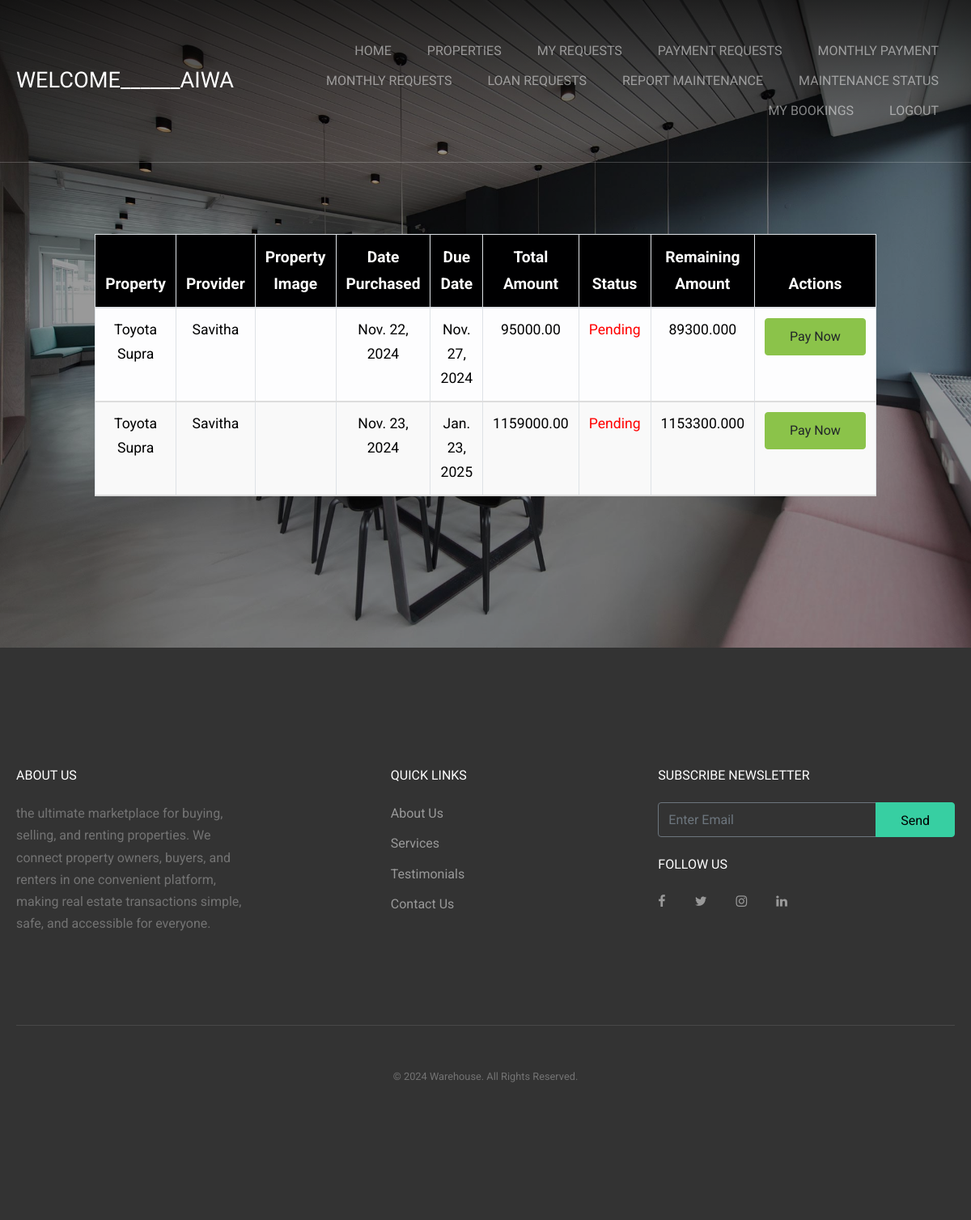
The app's page /pay_remaining/ (signed in), older data.
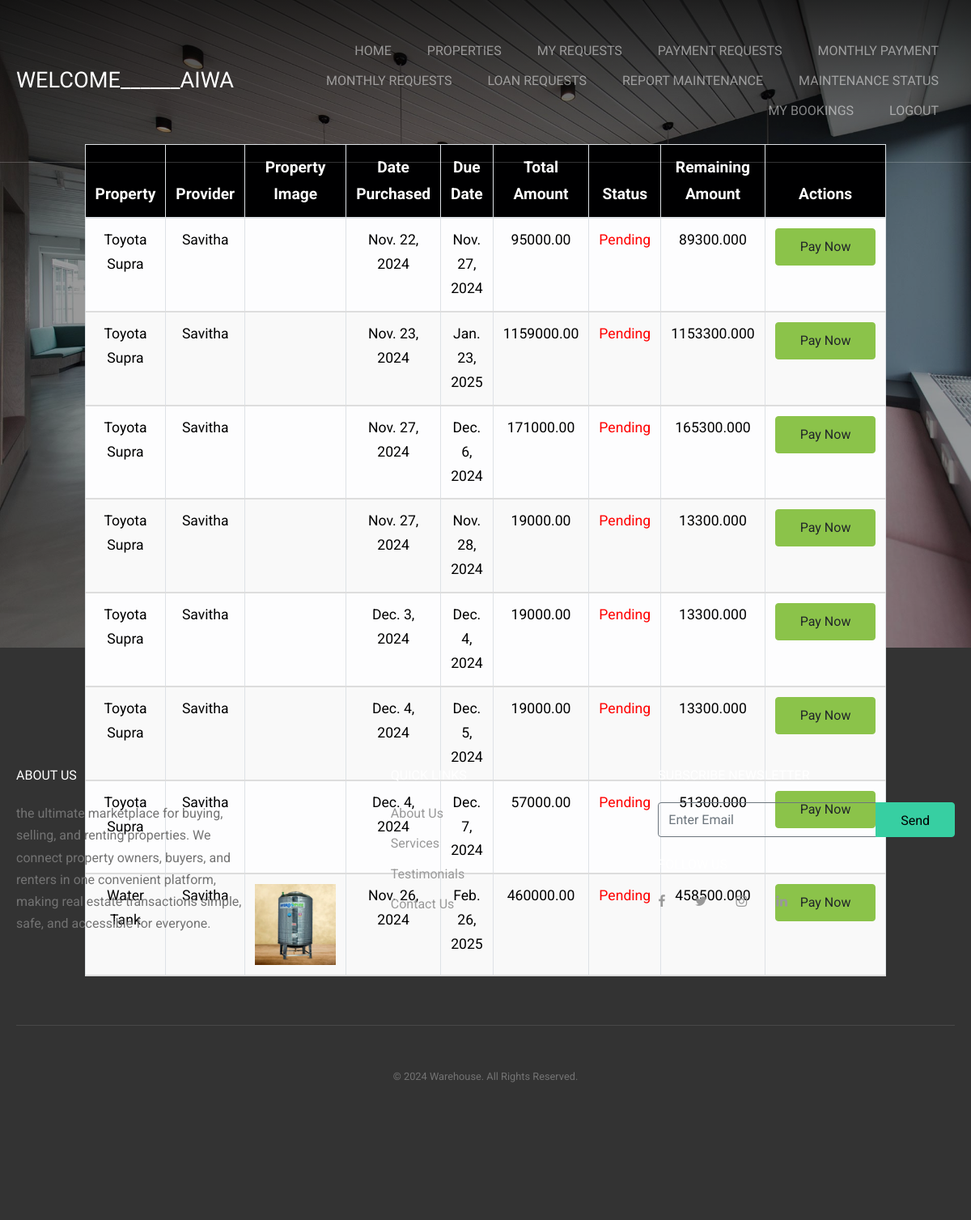
The same page, newer data.
### blockchain/models.py (models this page shows, shortened)
class Payment(models.Model):
    agreement = models.ForeignKey(RentalAgreement, on_delete=models.CASCADE)
    amount = models.DecimalField(max_digits=10, decimal_places=2)
    due_date = models.DateField()
    payment_date = models.DateField(null=True, blank=True)
    status = models.CharField(max_length=20, choices=[('pending', 'Pending'), ('paid', 'Paid')])

class RentalAgreement(models.Model):
    tenant = models.ForeignKey(User, on_delete=models.CASCADE, limit_choices_to={'role': 'tenant'})
    property = models.ForeignKey(Property, on_delete=models.CASCADE)
    start_date = models.DateField()
    end_date = models.DateField()
    deposit_amount = models.DecimalField(max_digits=10, decimal_places=2)
    terms = models.TextField()
    is_active = models.BooleanField(default=True)

class Property(models.Model):
    provider = models.ForeignKey(User, on_delete=models.CASCADE, limit_choices_to={'role': 'provider'})
    title = models.CharField(max_length=100)
    description = models.TextField()
    address = models.TextField()
    rent_amount = models.DecimalField(max_digits=10, decimal_places=2)
    is_approved = models.BooleanField(default=False)
    image = models.ImageField(upload_to='property_image/')

class User(AbstractUser):
    USER_ROLES = [
        ('tenant', 'Tenant'),
        ('provider', 'Provider')
    ]
    role = models.CharField(max_length=10, choices=USER_ROLES)
    verification_status = models.BooleanField(default=False)  # For Admin to verify accounts
    contact_number = models.CharField(max_length=15, null=True, blank=True)
    address = models.TextField(null=True, blank=True)
    document = models.ImageField(upload_to='documents/')

### blockchain/views.py (the view)
# urls.py: path('pay_remaining/', views.pay_remaining, name='pay_remaining'),
def pay_remaining(request):
    payments = Payment.objects.filter(agreement__tenant=request.user)
    for payment in payments:
        payment.remaining_amount = (payment.amount) - (payment.agreement.property.rent_amount * Decimal('0.3'))
    if request.method == 'POST':
        payment_id = request.POST.get('payment_id')
        action = request.POST.get('action')
        if action == 'pay':
            return redirect('remaining_payment', payment_id=payment_id)
    return render(request, 'pay_remaining.html', {'payments': payments})

### templates/pay_remaining.html (shortened to what the changed rows need)
<!DOCTYPE html>
<html lang="en">
  <head>
    <link rel="stylesheet" href="../static/fonts/icomoon/style.css">
    <link rel="stylesheet" href="../static/css/bootstrap.min.css">
    <link rel="stylesheet" href="../static/css/jquery-ui.css">
    <link rel="stylesheet" href="../static/css/owl.carousel.min.css">
    <link rel="stylesheet" href="../static/css/owl.theme.default.min.css">
    <link rel="stylesheet" href="../static/css/owl.theme.default.min.css">
    <link rel="stylesheet" href="../static/css/jquery.fancybox.min.css">
    <link rel="stylesheet" href="../static/css/bootstrap-datepicker.css">
    <link rel="stylesheet" href="../static/fonts/flaticon/font/flaticon.css">
    <link rel="stylesheet" href="../static/css/aos.css">
    <link rel="stylesheet" href="../static/css/style.css">
  </head>
  <body data-spy="scroll" data-target=".site-navbar-target" data-offset="300">
  <div class="site-wrap">
    <header class="site-navbar py-4 js-sticky-header site-navbar-target" role="banner">
      <div class="container">
        <div class="row align-items-center">
          <div class="col-6 col-xl-2">
            <h1 class="mb-0 site-logo m-0 p-0"><a href="/" class="mb-0">Welcome______{{ request.user.username }}</a></h1>
          </div>
        </div>
      </div>
    </header>
    <div class="site-block-wrap">
      <div class="site-blocks-cover overlay overlay-2" style="background-image: url(../static/images/hero_1.jpg);" data-aos="fade" id="home-section">
        <div class="container">
          <div class="row align-items-center justify-content-center">
            <div class="col-md-6 mt-lg-5 text-center">
                <div class="table-container">
                    <table class="table table-bordered table-light">
                        <thead>
                          <tr>
                            <th>Property</th>
                            <th>Provider</th>
                            <th>Property Image</th>
                            <th>Date Purchased</th>
                            <th>Due Date</th>
                            <th>Total Amount</th>
                            <th>Status</th>
                            <th>Remaining Amount</th>
                            <th>Actions</th>
                          </tr>
                        </thead>
                        <tbody>
                          {% for pay in payments %}
                          <tr>
                            <td>{{ pay.agreement.property.title }}</td>
                            <td>{{ pay.agreement.property.provider.username }}</td>
                            <td>
                              <img src="{{ pay.agreement.property.image.url }}" alt="{{ property.provider.username }}" style="max-width: 100px; cursor: pointer;">
                            </td>
                            <td>{{ pay.agreement.start_date }}</td>
                            <td>{{ pay.due_date }}</td>
                            <td>{{ pay.amount }}</td>
                            <td>
                                {% if pay.status == "Pending" %}
                                    <span style="color: red;">Pending</span>
                                {% else %}
                                    <span style="color: green;">Paid</span>
                                {% endif %}
                            </td>
                            <td>
                                {{ pay.remaining_amount }}
                            </td>
                            <td>
                                {% if not pay.status == 'Paid' %}
                                <form method="post" style="display:inline;" action="{% url 'pay_remaining' %}">
                                    <button class="btn btn-success" type="submit" name="action" value="pay">Pay Now</button>
                                </form>
                                {% else %}
                                    <span class="btn btn-warning">No Action</span>
                            {% endif %}
                          </td>
                          </tr>
                          {% empty %}
                          <tr>
                            <td colspan="5">No Request Available.</td>
                          </tr>
                          {% endfor %}
                        </tbody>
                      </table>
                </div>
            </div>
          </div>
        </div>
      </div>
  </div>
    <footer class="site-footer">
      <div class="container">
        <div class="row">
          <div class="col-md-8">
            <div class="row">
              <div class="col-md-5">
                <h2 class="footer-heading mb-4">About Us</h2>
              </div>
              <div class="col-md-3 mx-auto">
                <h2 class="footer-heading mb-4">Quick Links</h2>
              </div>
            </div>
          </div>
          <div class="col-md-4">
            <div class="mb-4">
              <h2 class="footer-heading mb-4">Subscribe Newsletter</h2>
            </div>
            <div class="">
              <h2 class="footer-heading mb-4">Follow Us</h2>
            </div>
          </div>
        </div>
      </div>
    </footer>
  </div>
  </body>
</html>

Row changes from the older to the newer data that the page shows:
added Payment: agreement.property "Toyota Supra", agreement.property.provider.username "Savitha", agreement.start_date "Nov. 27, 2024", due_date "Dec. 6, 2024", amount "171000.00", status "Pending", remaining_amount "165300.000"
added Payment: agreement.property "Toyota Supra", agreement.property.provider.username "Savitha", agreement.start_date "Nov. 27, 2024", due_date "Nov. 28, 2024", amount "19000.00", status "Pending", remaining_amount "13300.000"
added Payment: agreement.property "Toyota Supra", agreement.property.provider.username "Savitha", agreement.start_date "Dec. 3, 2024", due_date "Dec. 4, 2024", amount "19000.00", status "Pending", remaining_amount "13300.000"
added Payment: agreement.property "Toyota Supra", agreement.property.provider.username "Savitha", agreement.start_date "Dec. 4, 2024", due_date "Dec. 5, 2024", amount "19000.00", status "Pending", remaining_amount "13300.000"
added Payment: agreement.property "Toyota Supra", agreement.property.provider.username "Savitha", agreement.start_date "Dec. 4, 2024", due_date "Dec. 7, 2024", amount "57000.00", status "Pending", remaining_amount "51300.000"
added Payment: agreement.property "Water Tank", agreement.property.provider.username "Savitha", agreement.property.image (picture), agreement.start_date "Nov. 26, 2024", due_date "Feb. 26, 2025", amount "460000.00", status "Pending", remaining_amount "458500.000"
